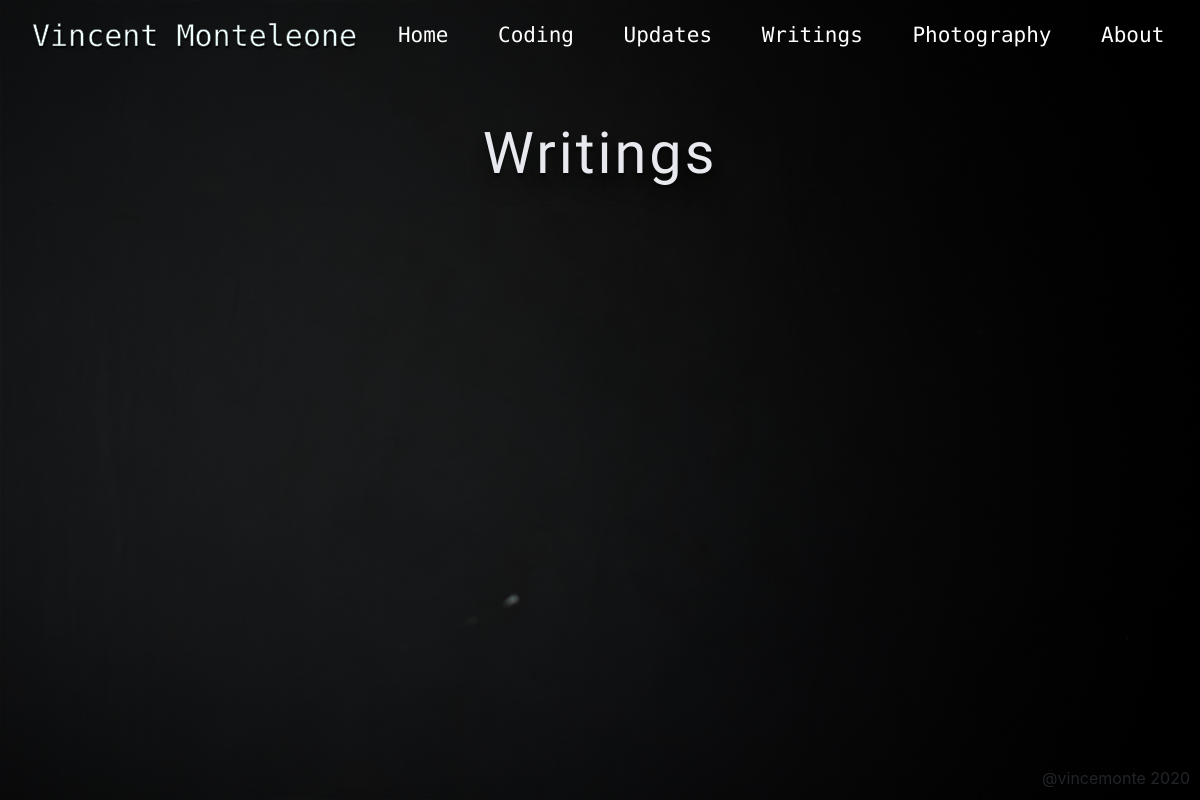
Before: /writings with the older database file.
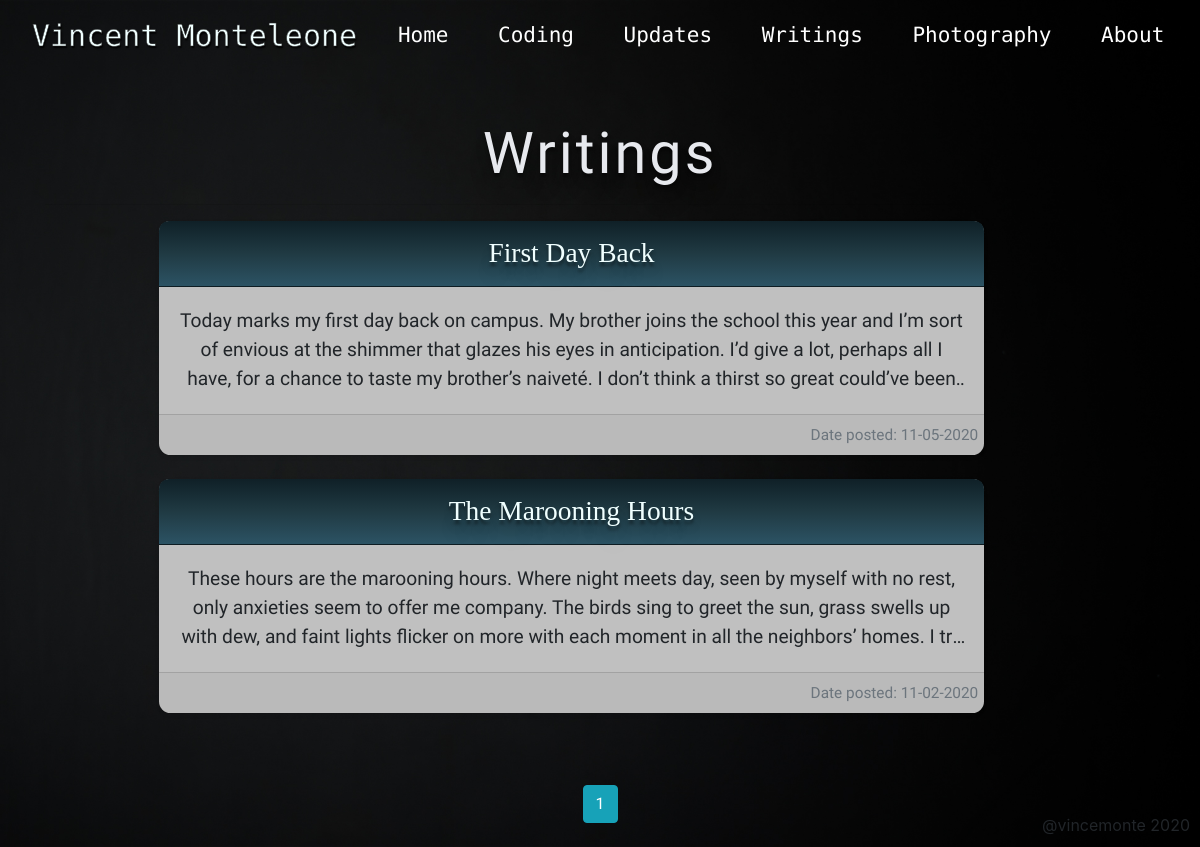
After: the same page with the newer database file.
### personalWebsite/models.py (models this page shows, shortened)
class Project(db.Model):
    id = db.Column(db.Integer, primary_key=True)
    title = db.Column(db.String(100), nullable=False)
    type = db.Column(db.String(20), nullable=False)
    content= db.Column(db.Text, nullable=True)
    files = db.Column(db.String(80), nullable=True) #holds the path to the file images
    date_posted = db.Column(db.DateTime, nullable=False, default=datetime.now)
    user_id = db.Column(db.Integer, db.ForeignKey('user.id'), nullable=False)
    home_post = db.relationship('HomePost', backref='project', uselist=False)

### personalWebsite/posts/routes.py (the view)
@posts.route('/writings')
def writings():
    page = request.args.get('page', 1, type=int)
    posts = Project.query.filter_by(type='writing').order_by(Project.id.desc()).paginate(page=page, per_page=10)
    return render_template('writings.html', posts=posts)

### personalWebsite/templates/writings.html (shortened to what this page needs)
{% extends "layout.html" %}
{% block content %}
<div class="container post-section">
  <h1 class="display-4 text-white-2 text-center">Writings</h1>
  <hr>
  <div class="row text-center">
    {% for post in posts.items %}
    <div class="col-lg-9">
      <div class="card mb-4 shadow-sm">
        <div class="card-header">
          <a class = "card-title" href="{{ url_for('posts.project', title=post.title) }}">{{ post.title }}</a>
        </div>
        <div class="card-body">
          <p class= "card-text ellipsis-text">{{ post.content }}</p>
        </div>
        <div class="card-footer text-right">
          <small class="text-muted">Date posted: {{ post.date_posted.strftime('%m-%d-%Y') }}</small>
        </div>
      </div>
    </div>
    {% endfor %}
  </div>
  <div class="container mt-5 text-center">
    {% for page_num in posts.iter_pages(left_edge=1, right_edge=1, left_current=1, right_current=2) %}
      {% if page_num %}
        {% if posts.page == page_num %}
          <a class="btn btn-info mb-4" href="{{ url_for('posts.writings', page=page_num) }}">{{ page_num }}</a>
        {% else %}
          <a class="btn btn-outline-info mb-4" href="{{ url_for('posts.writings', page=page_num) }}">{{ page_num }}</a>
        {% endif %}
      {% else %}
        <small>...</small>
      {% endif %}
    {% endfor %}
  </div>
</div>
{% endblock content %}

Changed rows visible on the page:
added Project: title "First Day Back", content "Today marks my first day back on campus. My brother joins the school this year and I’m sort of envious at the shimmer that glazes his eyes in anticipation. I’d give a lot, perhaps all I have, for a chance to taste my brother’s naiveté. I don’t think a thirst so great could’ve…", date_posted "11-05-2020"
added Project: title "The Marooning Hours", content "These hours are the marooning hours. Where night meets day, seen by myself with no rest, only anxieties seem to offer me company. The birds sing to greet the sun, grass swells up with dew, and faint lights flicker on more with each moment in all the neighbors’ homes. I…", date_posted "11-02-2020"
Other visible differences:
new list line: "1"
